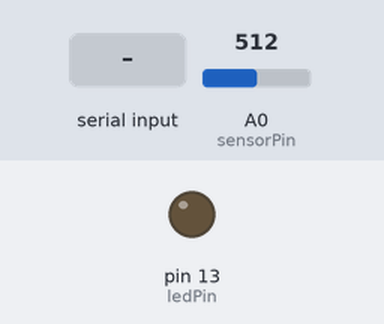
Recording of a sketch running on a simulated Arduino Uno, built with avr-gcc and run on an emulated ATmega328P. Shown: output pins drawn as LEDs (lit = HIGH). Dashed ring = blinking. Inputs (shaded band) come from the test bench; at power-on: A0 (sensorPin) = 512. What the sketch prints to the serial monitor is not drawn.

Above: at 1.2 s.
1.3 s: "c" received over Serial
At 1.7 s:
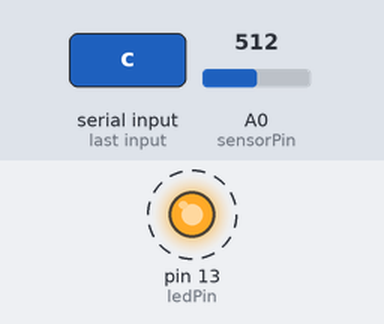
4.3 s: A0 (sensorPin) set to 716
7.3 s: "a" received over Serial
10.3 s: A0 (sensorPin) set to 900
12.0 s: "b" received over Serial
Timing chart, 0 to 15.0 s (numbered marks = the images above; inputs shaded):
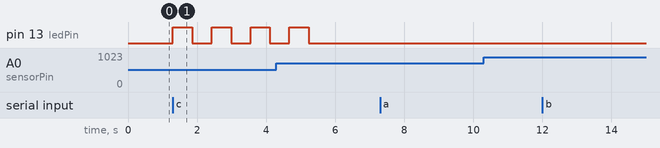

Measured:
- after the input at 1.3 s, pin 13 (ledPin): alternates HIGH for 0.56 s and LOW for 0.56 s, starting at once
- after the input at 7.3 s, every drawn part: stays the same
- after the input at 10.3 s, every drawn part: stays the same
- after the input at 12.0 s, every drawn part: stays the same

The sketch:

oF_arduino_sketch.ino
```cpp
// (licence header left out)
int ledPin = 13;
int greenLedPin = 12;
int redLedPin = 11;
int sensorPin = 0;
int sensorValue = 0;

void setup()
{
  // start serial port at 9600 bps:
  Serial.begin(9600);
  pinMode (ledPin, OUTPUT);
}

void loop()
{
  sensorValue = analogRead(sensorPin);
  char inByte = 0;
  // if we get a valid byte, read analog ins:
  if (Serial.available() > 0) {
    // get incoming byte:
    inByte = Serial.read();

    if (inByte == 'a') {
      digitalWrite(greenLedPin, HIGH);
      delay(500);
      digitalWrite(greenLedPin, LOW);
    }

    if (inByte == 'b') {
        digitalWrite(redLedPin, HIGH);
        delay(500);
        digitalWrite(redLedPin, LOW);
    }

    if (inByte == 'c') {
      for (int i = 0; i < 4; i++) {
        digitalWrite(ledPin, HIGH);
        delay(sensorValue+50);
        digitalWrite(ledPin, LOW);
        delay(sensorValue+50);
      }
    }
    // byte read, send three characters
    // Serial.print("£");
    // Serial.print("£");
    // Serial.print(inByte);

  }
   Serial.write(sensorValue);
}
```
